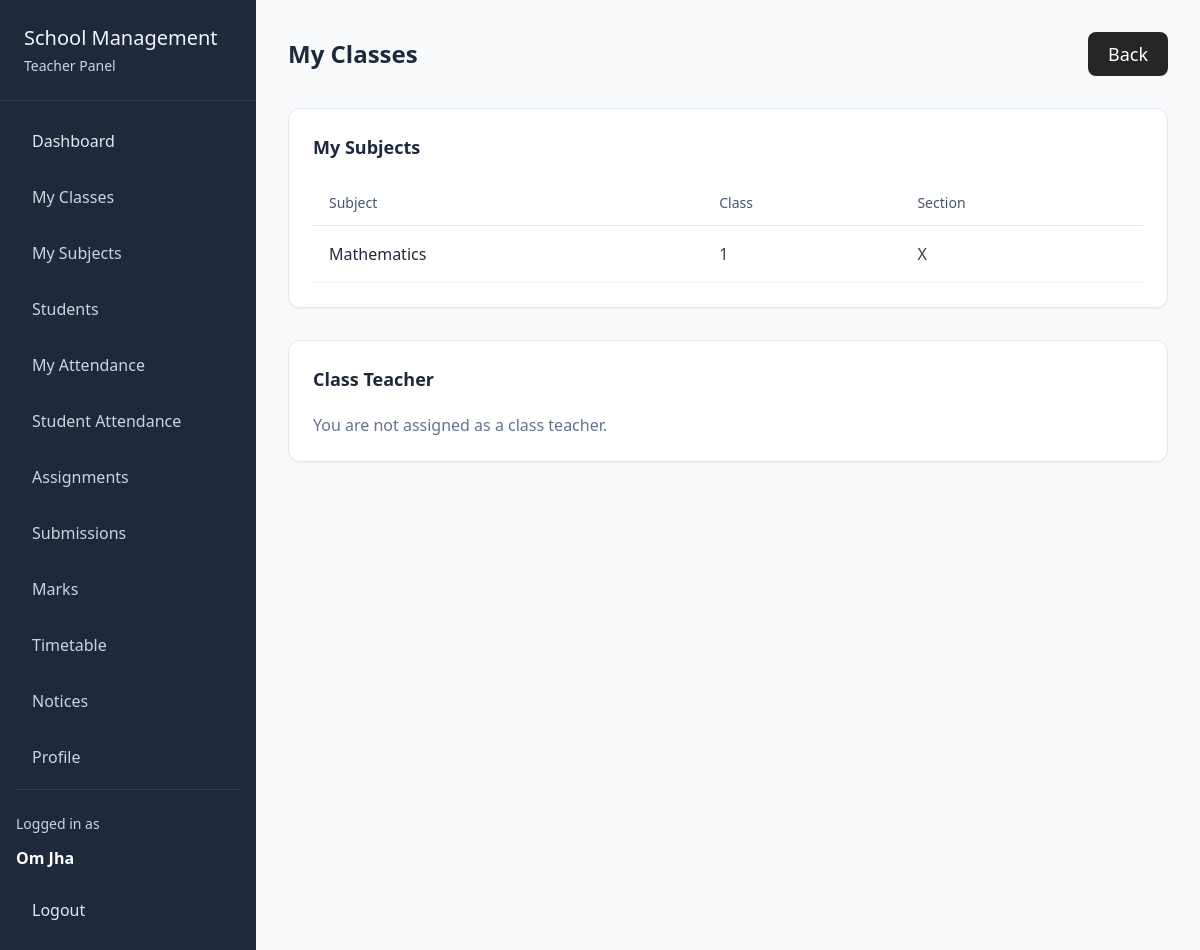
The page /teachers/classes/ (signed in) on the database as committed earlier.
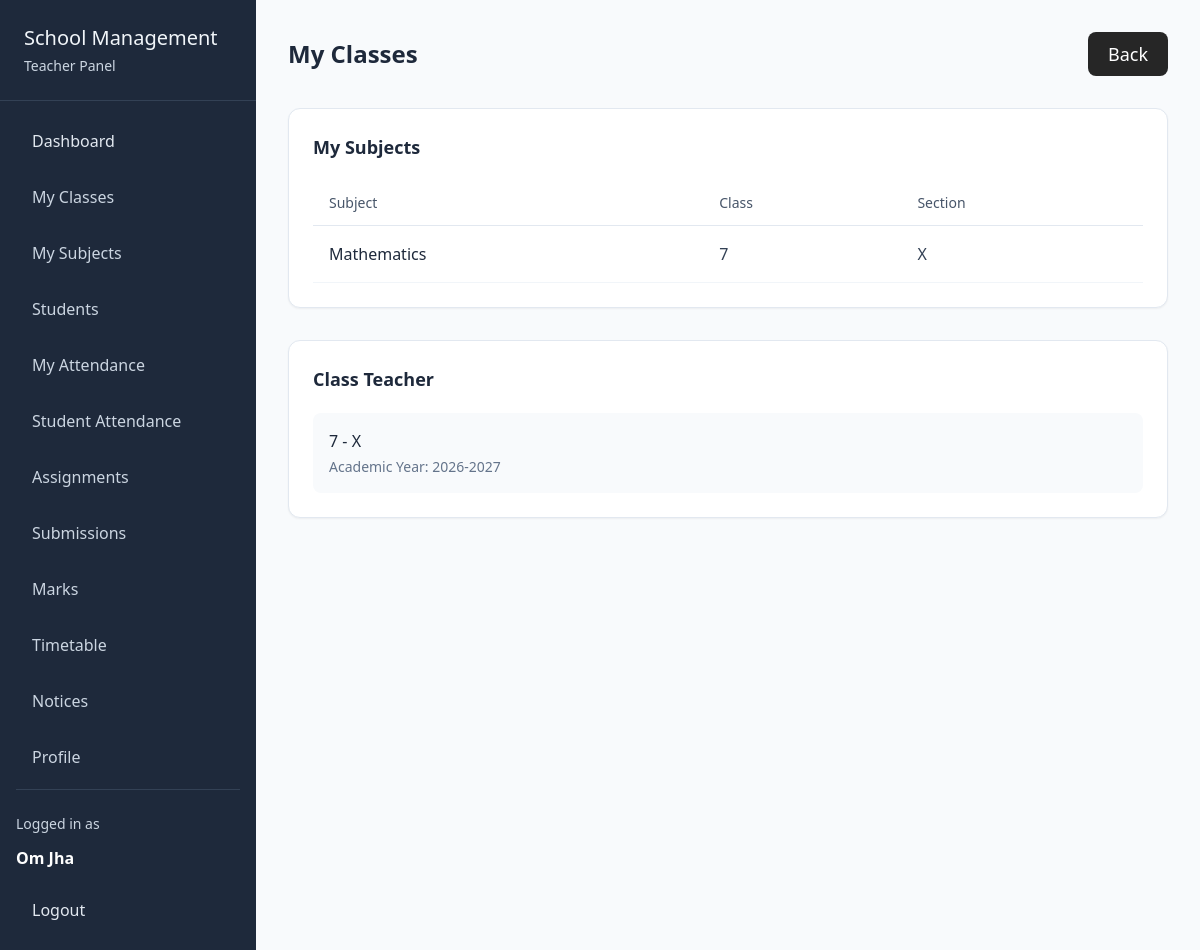
The same page on the database as committed later.
### academics/models.py (models this page shows, shortened)
class TeacherAssignment(models.Model):
    teacher = models.ForeignKey(Teacher, on_delete=models.CASCADE, related_name="assignments")
    subject = models.ForeignKey(Subject, on_delete=models.CASCADE)
    schoolclass = models.ForeignKey(SchoolClass, on_delete=models.CASCADE)
    section = models.ForeignKey(Section, on_delete=models.CASCADE)

class Subject(models.Model):
    name = models.CharField(max_length=20)
    schoolclasses = models.ManyToManyField(SchoolClass)
    class Meta:
        constraints = [
            models.UniqueConstraint(
                fields=["name"],
                name="unique_subject_name"
            )
        ]

class SchoolClass(models.Model):
    name = models.CharField(max_length=50)

class Section(models.Model):
    schoolclass = models.ForeignKey(SchoolClass, on_delete=models.CASCADE)
    name = models.CharField(max_length=10)

class ClassTeacher(models.Model):
    teacher = models.ForeignKey(Teacher, on_delete=models.CASCADE)
    section = models.OneToOneField(Section, on_delete=models.CASCADE)
    academic_year = models.CharField(max_length=100)
    class Meta:
        constraints = [
            models.UniqueConstraint(
                fields=["section", "academic_year"],
                name="unique_class_teacher_per_section_year"
            )
        ]

### teachers/views.py (the view)
# urls.py: path("classes/", views.teacher_classes, name="teacher_classes"),
def teacher_classes(req):
    if req.user.userprofile.role != "teacher":
        return redirect("home")
    teacher = req.user.teacher
    assignments = TeacherAssignment.objects.filter(teacher=teacher).select_related("subject", "schoolclass", "section")
    class_teachers = ClassTeacher.objects.filter(teacher=teacher).select_related("section", "section__schoolclass")
    data = {
        "teacher" : teacher,
        "assignments" : assignments,
        "class_teachers" : class_teachers
    }
    return render(req, "teachers/classes.html",data)

### teachers/templates/teachers/classes.html (shortened to what this page needs)
{% extends "teachers/base.html" %}
{% block content %}
<div class="flex-1 p-8">
    <div class="flex justify-between items-center mb-8">
        <h1 class="text-2xl font-semibold text-slate-800">My Classes</h1>
        <a href="{% url "teacher_dashboard" %}" class="block px-5 py-2 bg-neutral-800 text-lg font-medium rounded-lg text-white">Back</a>
    </div>
    <div class="bg-white rounded-xl shadow-sm border border-slate-200 p-6 mb-8">
        <h2 class="text-lg font-semibold text-slate-800 mb-5">My Subjects</h2>
        {% if assignments %}
        <div class="overflow-x-auto">
            <table class="w-full text-left">
                <thead>
                    <tr class="border-b border-slate-200">
                        <th class="px-4 py-3 text-sm font-medium text-slate-600">Subject</th>
                        <th class="px-4 py-3 text-sm font-medium text-slate-600">Class</th>
                        <th class="px-4 py-3 text-sm font-medium text-slate-600">Section</th>
                    </tr>
                </thead>
                <tbody>
                    {% for assignment in assignments %}
                    <tr class="border-b border-slate-100">
                        <td class="px-4 py-4 text-slate-800">{{ assignment.subject.name }}</td>
                        <td class="px-4 py-4 text-slate-700">{{ assignment.schoolclass.name }}</td>
                        <td class="px-4 py-4 text-slate-700">{{ assignment.section.name }}</td>
                    </tr>
                    {% endfor %}
                </tbody>
            </table>
        </div>
        {% else %}
        <p class="text-slate-500">No subject assignments found.</p>
        {% endif %}
    </div>
    <div class="bg-white rounded-xl shadow-sm border border-slate-200 p-6">
        <h2 class="text-lg font-semibold text-slate-800 mb-5">Class Teacher</h2>
        {% if class_teachers %}
        <div class="space-y-3">
            {% for class_teacher in class_teachers %}
            <div class="flex items-center justify-between p-4 bg-slate-50 rounded-lg">
                <div>
                    <p class="font-medium text-slate-800">
                        {{ class_teacher.section.schoolclass.name }} - {{ class_teacher.section.name }}</p>
                    <p class="text-sm text-slate-500 mt-1">Academic Year: {{ class_teacher.academic_year }}</p>
                </div>
            </div>
            {% endfor %}
        </div>
        {% else %}
        <p class="text-slate-500">You are not assigned as a class teacher.</p>
        {% endif %}
    </div>
</div>
{% endblock content %}

Rows that differ between the two databases and show on the page:
changed TeacherAssignment "Mathematics": schoolclass.name "1" → "7"
added ClassTeacher: section.schoolclass.name "7", section.name "X", academic_year "2026-2027"
Other text that changed with them:
text no longer shown: "You are not assigned as a class teacher."
